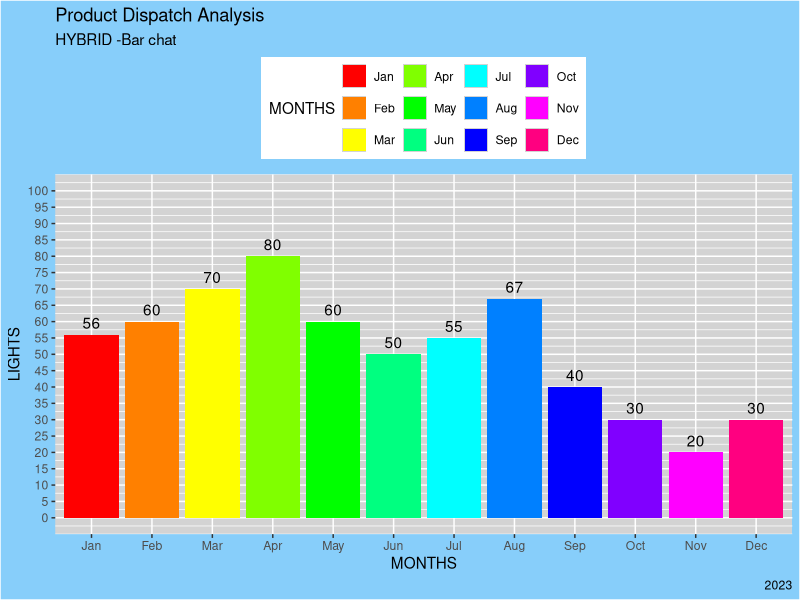

Here is the R script that generated this plot: (Note: this script raises an error after producing the figure.)
setwd("E:/2nd CSE - 3RD SEMISTER/2.PRACTICALS LAB - 3rd SEM/R Programming Lab/MINI PROJECT/PRODUCT  DISPATCH ANALYSIS")
getwd()
#---------------------------------------------------------------------------------
                                  #HYBRID#
#---------------------------------------------------------------------------------
#HYBRID-Bar plot#
df = read.csv("DispatchedLightsList.csv")
summary(df)
str(df)

library(ggplot2)
custom_x_labels <- c("Jan", "Feb", "Mar", "Apr", "May", "Jun", "Jul", "Aug", "Sep", "Oct", "Nov", "Dec")
custom_y_labels <- c("LIGHTS")
# Convert MONTHS to a factor with custom labels
df$MONTHS <- factor(df$MONTHS, levels = 1:12, labels = custom_x_labels)
ggplot(df, aes(x = MONTHS, y = HYBRID, fill = MONTHS)) +
  geom_bar(stat = "identity", position = "dodge") +
  scale_x_discrete(breaks = custom_x_labels) +
  scale_y_continuous(breaks = seq(0, 100, by = 5),custom_y_labels, limits = c(0, 100)) +
  scale_fill_manual(values = rainbow(12)) +
  geom_text(aes(label = HYBRID), position = position_dodge(width = 0.9), vjust = -0.5) +
  labs( title = "Product Dispatch Analysis",
        subtitle = "HYBRID -Bar chat", 
        caption = "2023" ) + 
  theme(legend.position = "top", 
        panel.background = element_rect(fill = "lightgrey"),  # Set background color
        plot.background = element_rect(fill = "lightskyblue")) +  # Set plot area background color
  ggsave("1a.HYBRID-bar plot.png",device = "png")
#-----------------------------------------------------------------------------------------------------
#HYBRID-Combination chart#
df = read.csv("DispatchedLightsList.csv")
summary(df)
str(df)
library(ggplot2)
# Custom names for x-axis limits and months
custom_x_labels <- c("Jan", "Feb", "Mar", "Apr", "May", "Jun", "Jul", "Aug", "Sep", "Oct", "Nov", "Dec")
custom_y_labels <- c("LIGHTS")
# Convert MONTHS to a factor with custom labels
df$MONTHS <- factor(df$MONTHS, levels = 1:12, labels = custom_x_labels)

# Create a combination chart (bar chart and line chart)
ggplot(df, aes(x = MONTHS, y = HYBRID, group = 1)) +
  geom_bar(stat = "identity", position = "dodge", fill = "skyblue") +
  
  # Set custom axis labels
  scale_x_discrete(breaks = custom_x_labels) +
  scale_y_continuous(breaks = seq(0, 100, by = 5),custom_y_labels, limits = c(0, 100)) +
  
  # Add line chart
  geom_line(color = "red") +
  
  # Add points to the line chart
  geom_point(color = "red") +
  
  # Add values on top of the points
  geom_text(aes(label = HYBRID), vjust = -0.5) +
  
  # Add titles and labels
  labs(
    title = "Product Dispatch Analysis",
    subtitle = "HYBRID -Combination Chart",
    caption = "2023"
  ) +
  
  # Save the plot
  ggsave("1b.HYBRID-Combination chart.png", device = "png")

#--------------------------------------------------------------------------
#HYBRID-Line plot#
df = read.csv("DispatchedLightsList.csv")
summary(df)
str(df)
library(ggplot2)
custom_x_labels <- c("Jan", "Feb", "Mar", "Apr", "May", "Jun", "Jul", "Aug", "Sep", "Oct", "Nov", "Dec")
custom_y_labels <- c("LIGHTS")
# Convert MONTHS to a factor with custom labels
df$MONTHS <- factor(df$MONTHS, levels = 1:12, labels = custom_x_labels)

# Create a line chart
ggplot(df, aes(x = MONTHS, y = HYBRID, group = 1)) +
  geom_line(color = "skyblue") +
  
  # Set custom axis labels
  scale_x_discrete(breaks = custom_x_labels) +
  scale_y_continuous(breaks = seq(0, 100, by = 5),custom_y_labels, limits = c(0, 100)) +
  
  # Add points to the line chart
  geom_point(color = "red") +
  
  # Add values on top of the points
  geom_text(aes(label = HYBRID), vjust = -0.5) +
  
  # Add titles and labels
  labs(
    title = "Product Dispatch Analysis",
    subtitle = "HYBRID -Line Chart",
    caption = "2023"
  ) +
  
  # Save the plot
  ggsave("1c.HYBRID-line chart.png", device = "png")
#----------------------------------------------------------------------------
#HYBRID-Pie chart#
df = read.csv("DispatchedLightsList.csv")
summary(df)
str(df)
library(ggplot2)
# Custom names for x-axis limits and months
custom_x_labels <- c("Jan", "Feb", "Mar", "Apr", "May", "Jun", "Jul", "Aug", "Sep", "Oct", "Nov", "Dec")
custom_y_labels <- c("LIGHTS")
# Convert MONTHS to a factor with custom labels
df$MONTHS <- factor(df$MONTHS, levels = 1:12, labels = custom_x_labels)

# Create a pie chart
ggplot(df, aes(x = "", y = HYBRID,fill = MONTHS)) +
  geom_bar(stat = "identity", width = 1) +
  
  # Set custom axis labels
  scale_fill_manual(values = rainbow(12)) +
  
  # Add values on top of the slices
  geom_text(aes(label = HYBRID), position = position_stack(vjust = 0.5)) +
  
  # Add titles and labels
  labs(
    title = "Product Dispatch Analysis",
    subtitle = "HYBRID -Pie Chart",
    caption = "2023"
  ) +
  
  # Save the plot
  ggsave("1d.HYBRID-Pie chart.png", device = "png")
#--------------------------------------------------------------------------------
                                  #MASTER#
#---------------------------------------------------------------------------------
#MASTER-Bar plot#
df = read.csv("DispatchedLightsList.csv")
summary(df)
str(df)
library(ggplot2)
custom_x_labels <- c("Jan", "Feb", "Mar", "Apr", "May", "Jun", "Jul", "Aug", "Sep", "Oct", "Nov", "Dec")
custom_y_labels <- c("LIGHTS")
# Convert MONTHS to a factor with custom labels
df$MONTHS <- factor(df$MONTHS, levels = 1:12, labels = custom_x_labels)
ggplot(df, aes(x = MONTHS, y = MASTER, fill = MONTHS)) +
  geom_bar(stat = "identity", position = "dodge") +
  scale_x_discrete(breaks = custom_x_labels) +
  scale_y_continuous(breaks = seq(0, 100, by = 5), custom_y_labels, limits = c(0, 100)) +
  scale_fill_manual(values = rainbow(12)) +
  geom_text(aes(label = MASTER), position = position_dodge(width = 0.9), vjust = -0.5) +
  labs(title = "Product Dispatch Analysis",
       subtitle = "MASTER -Bar chat",
       caption = "2023") +
  theme(legend.position = "top",
        panel.background = element_rect(fill = "lightgrey"),  # Set background color
        plot.background = element_rect(fill = "lightgreen")) +  # Set plot area background color
  ggsave("2a.MASTER-bar plot.png", device = "png")
#-----------------------------------------------------------------------------------------------------
#MASTER-Combination chart#
df = read.csv("DispatchedLightsList.csv")
summary(df)
str(df)
library(ggplot2)
# Custom names for x-axis limits and months
custom_x_labels <- c("Jan", "Feb", "Mar", "Apr", "May", "Jun", "Jul", "Aug", "Sep", "Oct", "Nov", "Dec")
custom_y_labels <- c("LIGHTS")
# Convert MONTHS to a factor with custom labels
df$MONTHS <- factor(df$MONTHS, levels = 1:12, labels = custom_x_labels)

# Create a combination chart (bar chart and line chart)
ggplot(df, aes(x = MONTHS, y = MASTER, group = 1)) +
  geom_bar(stat = "identity", position = "dodge", fill = "green") +
  
  # Set custom axis labels
  scale_x_discrete(breaks = custom_x_labels) +
  scale_y_continuous(breaks = seq(0, 100, by = 5), custom_y_labels, limits = c(0, 100)) +
  
  # Add line chart
  geom_line(color = "red") +
  
  # Add points to the line chart
  geom_point(color = "red") +
  
  # Add values on top of the points
  geom_text(aes(label = MASTER), vjust = -0.5) +
  
  # Add titles and labels
  labs(
    title = "Product Dispatch Analysis",
    subtitle = "MASTER -Combination Chart",
    caption = "2023"
  ) +
  
  # Save the plot
  ggsave("2b.MASTER-Combination chart.png", device = "png")

#--------------------------------------------------------------------------
#MASTER-Line plot#
df = read.csv("DispatchedLightsList.csv")
summary(df)
str(df)
library(ggplot2)
custom_x_labels <- c("Jan", "Feb", "Mar", "Apr", "May", "Jun", "Jul", "Aug", "Sep", "Oct", "Nov", "Dec")
custom_y_labels <- c("LIGHTS")
# Convert MONTHS to a factor with custom labels
df$MONTHS <- factor(df$MONTHS, levels = 1:12, labels = custom_x_labels)

# Create a line chart
ggplot(df, aes(x = MONTHS, y = MASTER, group = 1)) +
  geom_line(color = "green") +
  
  # Set custom axis labels
  scale_x_discrete(breaks = custom_x_labels) +
  scale_y_continuous(breaks = seq(0, 100, by = 5), custom_y_labels, limits = c(0, 100)) +
  
  # Add points to the line chart
  geom_point(color = "red") +
  
  # Add values on top of the points
  geom_text(aes(label = MASTER), vjust = -0.5) +
  
  # Add titles and labels
  labs(
    title = "Product Dispatch Analysis",
    subtitle = "MASTER -Line Chart",
    caption = "2023"
  ) +
  
  # Save the plot
  ggsave("2c.MASTER-line chart.png", device = "png")
#----------------------------------------------------------------------------
#MASTER-Pie chart#
df = read.csv("DispatchedLightsList.csv")
summary(df)
str(df)
library(ggplot2)
# Custom names for x-axis limits and months
custom_x_labels <- c("Jan", "Feb", "Mar", "Apr", "May", "Jun", "Jul", "Aug", "Sep", "Oct", "Nov", "Dec")
custom_y_labels <- c("LIGHTS")
# Convert MONTHS to a factor with custom labels
df$MONTHS <- factor(df$MONTHS, levels = 1:12, labels = custom_x_labels)

# Create a pie chart
ggplot(df, aes(x = "", y = MASTER, fill = MONTHS)) +
  geom_bar(stat = "identity", width = 1) +
  
  # Set custom axis labels
  scale_fill_manual(values = rainbow(12)) +
  
  # Add values on top of the slices
  geom_text(aes(label = MASTER), position = position_stack(vjust = 0.5)) +
  
  # Add titles and labels
  labs(
    title = "Product Dispatch Analysis",
    subtitle = "MASTER -Pie Chart",
    caption = "2023"
  ) +
  
  # Save the plot
  ggsave("2d.MASTER-Pie chart.png", device = "png")
#---------------------------------------------------------------------------------
                                    #LEKSUN#
#---------------------------------------------------------------------------------
#LEKSUN-Bar plot#
df = read.csv("DispatchedLightsList.csv")
summary(df)
str(df)
library(ggplot2)
custom_x_labels <- c("Jan", "Feb", "Mar", "Apr", "May", "Jun", "Jul", "Aug", "Sep", "Oct", "Nov", "Dec")
custom_y_labels <- c("LIGHTS")
# Convert MONTHS to a factor with custom labels
df$MONTHS <- factor(df$MONTHS, levels = 1:12, labels = custom_x_labels)
ggplot(df, aes(x = MONTHS, y = LEKSUN, fill = MONTHS)) +
  geom_bar(stat = "identity", position = "dodge") +
  scale_x_discrete(breaks = custom_x_labels) +
  scale_y_continuous(breaks = seq(0, 100, by = 5), custom_y_labels, limits = c(0, 100)) +
  scale_fill_manual(values = rainbow(12)) +
  geom_text(aes(label = LEKSUN), position = position_dodge(width = 0.9), vjust = -0.5) +
  labs( title = "Product Dispatch Analysis",
        subtitle = "LEKSUN -Bar chat", 
        caption = "2023" ) + 
  theme(legend.position = "top", 
        panel.background = element_rect(fill = "lightgrey"),  # Set background color
        plot.background = element_rect(fill = "lightpink")) +  # Set plot area background color
  ggsave("3a.LEKSUN-bar plot.png", device = "png")
#-----------------------------------------------------------------------------------------------------
#LEKSUN-Combination chart#
df = read.csv("DispatchedLightsList.csv")
summary(df)
str(df)
library(ggplot2)
# Custom names for x-axis limits and months
custom_x_labels <- c("Jan", "Feb", "Mar", "Apr", "May", "Jun", "Jul", "Aug", "Sep", "Oct", "Nov", "Dec")
custom_y_labels <- c("LIGHTS")
# Convert MONTHS to a factor with custom labels
df$MONTHS <- factor(df$MONTHS, levels = 1:12, labels = custom_x_labels)

# Create a combination chart (bar chart and line chart)
ggplot(df, aes(x = MONTHS, y = LEKSUN, group = 1)) +
  geom_bar(stat = "identity", position = "dodge", fill = "pink") +
  
  # Set custom axis labels
  scale_x_discrete(breaks = custom_x_labels) +
  scale_y_continuous(breaks = seq(0, 100, by = 5), custom_y_labels, limits = c(0, 100)) +
  
  # Add line chart
  geom_line(color = "red") +
  
  # Add points to the line chart
  geom_point(color = "red") +
  
  # Add values on top of the points
  geom_text(aes(label = LEKSUN), vjust = -0.5) +
  
  # Add titles and labels
  labs(
    title = "Product Dispatch Analysis",
    subtitle = "LEKSUN -Combination Chart",
    caption = "2023"
  ) +
  
  # Save the plot
  ggsave("3b.LEKSUN-Combination chart.png", device = "png")

#--------------------------------------------------------------------------
#LEKSUN-Line plot#
df = read.csv("DispatchedLightsList.csv")
summary(df)
str(df)
library(ggplot2)
custom_x_labels <- c("Jan", "Feb", "Mar", "Apr", "May", "Jun", "Jul", "Aug", "Sep", "Oct", "Nov", "Dec")
custom_y_labels <- c("LIGHTS")
# Convert MONTHS to a factor with custom labels
df$MONTHS <- factor(df$MONTHS, levels = 1:12, labels = custom_x_labels)

# Create a line chart
ggplot(df, aes(x = MONTHS, y = LEKSUN, group = 1)) +
  geom_line(color = "pink") +
  
  # Set custom axis labels
  scale_x_discrete(breaks = custom_x_labels) +
  scale_y_continuous(breaks = seq(0, 100, by = 5), custom_y_labels, limits = c(0, 100)) +
  
  # Add points to the line chart
  geom_point(color = "red") +
  
  # Add values on top of the points
  geom_text(aes(label = LEKSUN), vjust = -0.5) +
  
  # Add titles and labels
  labs(
    title = "Product Dispatch Analysis",
    subtitle = "LEKSUN -Line Chart",
    caption = "2023"
  ) +
  
  # Save the plot
  ggsave("3c.LEKSUN-line chart.png", device = "png")
#----------------------------------------------------------------------------
#LEKSUN-Pie chart#
df = read.csv("DispatchedLightsList.csv")
summary(df)
str(df)
library(ggplot2)
# Custom names for x-axis limits and months
custom_x_labels <- c("Jan", "Feb", "Mar", "Apr", "May", "Jun", "Jul", "Aug", "Sep", "Oct", "Nov", "Dec")
custom_y_labels <- c("LIGHTS")
# Convert MONTHS to a factor with custom labels
df$MONTHS <- factor(df$MONTHS, levels = 1:12, labels = custom_x_labels)

# Create a pie chart
ggplot(df, aes(x = "", y = LEKSUN, fill = MONTHS)) +
  geom_bar(stat = "identity", width = 1) +
  
  # Set custom axis labels
  scale_fill_manual(values = rainbow(12)) +
  
  # Add values on top of the slices
  geom_text(aes(label = LEKSUN), position = position_stack(vjust = 0.5)) +
  
  # Add titles and labels
  labs(
    title = "Product Dispatch Analysis",
    subtitle = "LEKSUN -Pie Chart",
    caption = "2023"
  ) +
  
  # Save the plot
  ggsave("3d.LEKSUN-Pie chart.png", device = "png")
#---------------------------------------------------------------------------------
                                   #FACADE#
#---------------------------------------------------------------------------------
#FACADE-Bar plot#
df = read.csv("DispatchedLightsList.csv")
summary(df)
str(df)
library(ggplot2)
custom_x_labels <- c("Jan", "Feb", "Mar", "Apr", "May", "Jun", "Jul", "Aug", "Sep", "Oct", "Nov", "Dec")
custom_y_labels <- c("LIGHTS")
# Convert MONTHS to a factor with custom labels
df$MONTHS <- factor(df$MONTHS, levels = 1:12, labels = custom_x_labels)
ggplot(df, aes(x = MONTHS, y = FACADE, fill = MONTHS)) +
  geom_bar(stat = "identity", position = "dodge") +
  scale_x_discrete(breaks = custom_x_labels) +
  scale_y_continuous(breaks = seq(0, 100, by = 5),custom_y_labels, limits = c(0, 100)) +
  scale_fill_manual(values = rainbow(12)) +
  geom_text(aes(label = FACADE), position = position_dodge(width = 0.9), vjust = -0.5) +
  labs( title = "Product Dispatch Analysis",
        subtitle = "FACADE -Bar chat", 
        caption = "2023" ) + 
  theme(legend.position = "top", 
        panel.background = element_rect(fill = "lightgrey"),  # Set background color
        plot.background = element_rect(fill = "lightyellow")) +  # Set plot area background color
  ggsave("4a.FACADE-bar plot.png",device = "png")

#-----------------------------------------------------------------------------------------------------
#FACADE-Combination chart#
df = read.csv("DispatchedLightsList.csv")
summary(df)
str(df)
library(ggplot2)
# Custom names for x-axis limits and months
custom_x_labels <- c("Jan", "Feb", "Mar", "Apr", "May", "Jun", "Jul", "Aug", "Sep", "Oct", "Nov", "Dec")
custom_y_labels <- c("LIGHTS")
# Convert MONTHS to a factor with custom labels
df$MONTHS <- factor(df$MONTHS, levels = 1:12, labels = custom_x_labels)

# Create a combination chart (bar chart and line chart)
ggplot(df, aes(x = MONTHS, y = FACADE, group = 1)) +
  geom_bar(stat = "identity", position = "dodge", fill = "orange") +
  
  # Set custom axis labels
  scale_x_discrete(breaks = custom_x_labels) +
  scale_y_continuous(breaks = seq(0, 100, by = 5),custom_y_labels, limits = c(0, 100)) +
  
  # Add line chart
  geom_line(color = "red") +
  
  # Add points to the line chart
  geom_point(color = "red") +
  
  # Add values on top of the points
  geom_text(aes(label = FACADE), vjust = -0.5) +
  
  # Add titles and labels
  labs(
    title = "Product Dispatch Analysis",
    subtitle = "FACADE -Combination Chart",
    caption = "2023"
  ) +
  
  # Save the plot
  ggsave("4b.FACADE-Combination chart.png", device = "png")

#--------------------------------------------------------------------------
#FACADE-Line plot#
df = read.csv("DispatchedLightsList.csv")
summary(df)
str(df)
library(ggplot2)
custom_x_labels <- c("Jan", "Feb", "Mar", "Apr", "May", "Jun", "Jul", "Aug", "Sep", "Oct", "Nov", "Dec")
custom_y_labels <- c("LIGHTS")
# Convert MONTHS to a factor with custom labels
df$MONTHS <- factor(df$MONTHS, levels = 1:12, labels = custom_x_labels)

# Create a line chart
ggplot(df, aes(x = MONTHS, y = FACADE, group = 1)) +
  geom_line(color = "orange") +
  
  # Set custom axis labels
  scale_x_discrete(breaks = custom_x_labels) +
  scale_y_continuous(breaks = seq(0, 100, by = 5),custom_y_labels, limits = c(0, 100)) +
  
  # Add points to the line chart
  geom_point(color = "red") +
  
  # Add values on top of the points
  geom_text(aes(label = FACADE), vjust = -0.5) +
  
  # Add titles and labels
  labs(
    title = "Product Dispatch Analysis",
    subtitle = "FACADE -Line Chart",
    caption = "2023"
  ) +
  
  # Save the plot
  ggsave("4c.FACADE-line chart.png", device = "png")

#----------------------------------------------------------------------------
#FACADE-Pie chart#
df = read.csv("DispatchedLightsList.csv")
summary(df)
str(df)
library(ggplot2)
# Custom names for x-axis limits and months
custom_x_labels <- c("Jan", "Feb", "Mar", "Apr", "May", "Jun", "Jul", "Aug", "Sep", "Oct", "Nov", "Dec")
custom_y_labels <- c("LIGHTS")
# Convert MONTHS to a factor with custom labels
df$MONTHS <- factor(df$MONTHS, levels = 1:12, labels = custom_x_labels)

# Create a pie chart
ggplot(df, aes(x = "", y = FACADE,fill = MONTHS)) +
  geom_bar(stat = "identity", width = 1) +
  
  # Set custom axis labels
  scale_fill_manual(values = rainbow(12)) +
  
  # Add values on top of the slices
  geom_text(aes(label = FACADE), position = position_stack(vjust = 0.5)) +
  
  # Add titles and labels
  labs(
    title = "Product Dispatch Analysis",
    subtitle = "FACADE -Pie Chart",
    caption = "2023"
  ) +
  
  # Save the plot
  ggsave("4d.FACADE-Pie chart.png", device = "png")